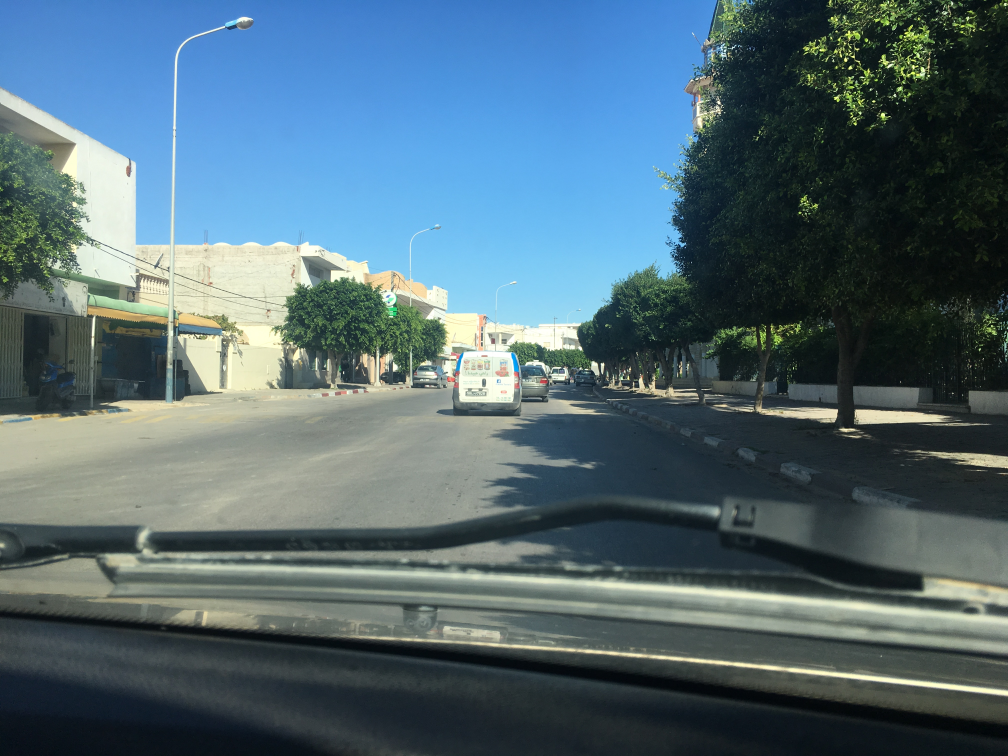
#> input picture IMG_1734.jpg, 4032 x 3024 px, given in place of IMG_0757.jpg_patch.jpg, which was not available (shown at 1/4 size)
$ python bump_detection.py
#> lines starting #> are read from the running program, lines starting #| are printed output that depends on the picture; pictures that were not available may be replaced by others from this repository, and a replacement may not be noted
import cv2
import numpy as np
import itertools
import pandas as pd
list_images = ['IMG_0757.jpg_patch.jpg']


#,'IMG_1240.jpg','IMG_1733.jpg','IMG_1734.jpg','IMG_1964.jpg'

def Show_image(label,image_sample):
	cv2.imshow(label,image_sample)


def endpoints(rho, theta):
	a = np.cos(theta)
	b = np.sin(theta)
	x_0 = a * rho
	y_0 = b * rho
	x_1 = int(x_0 + 1000 * (-b))
	y_1 = int(y_0 + 1000 * (a))
	x_2 = int(x_0 - 1000 * (-b))
	y_2 = int(y_0 - 1000 * (a))
	return ((x_1, y_1), (x_2, y_2))


def hough_transform():
	gray = cv2.cvtColor(img, cv2.COLOR_BGR2GRAY)  # Convert image to grayscale
	kernel = np.ones((15, 15), np.uint8)
	opening = cv2.morphologyEx(gray, cv2.MORPH_OPEN, kernel)  # Open (erode, then dilate)
	#Show_image('opening',opening)
	edges = cv2.Canny(opening, 50, 150, apertureSize=3)  # Canny edge detection
	#Show_image('edges',edges)

	lines = cv2.HoughLines(edges, 1, np.pi / 180, 50)  # Hough line detection
	hough_lines = []
 # Lines are represented by rho, theta; converted to endpoint notation
	if lines is not None:
		 for line in lines:
			 hough_lines.extend(list(itertools.starmap(endpoints, line)))
	return hough_lines


def det(a, b):
	return a[0] * b[1] - a[1] * b[0]


# Find intersection point of two lines (not segments!)
# [66 lines left out: functions line_intersection, find_intersections, find_vanishing_point, not called in this run]


#########################################
list_images = ['IMG_0757.jpg_patch.jpg']
for img_name in list_images:
	img = cv2.imread(img_name)
#> img is the input picture: shape (3024, 4032, 3); mean B, G, R 115.9, 106, 82.6
	img = cv2.resize(img,(960,640))
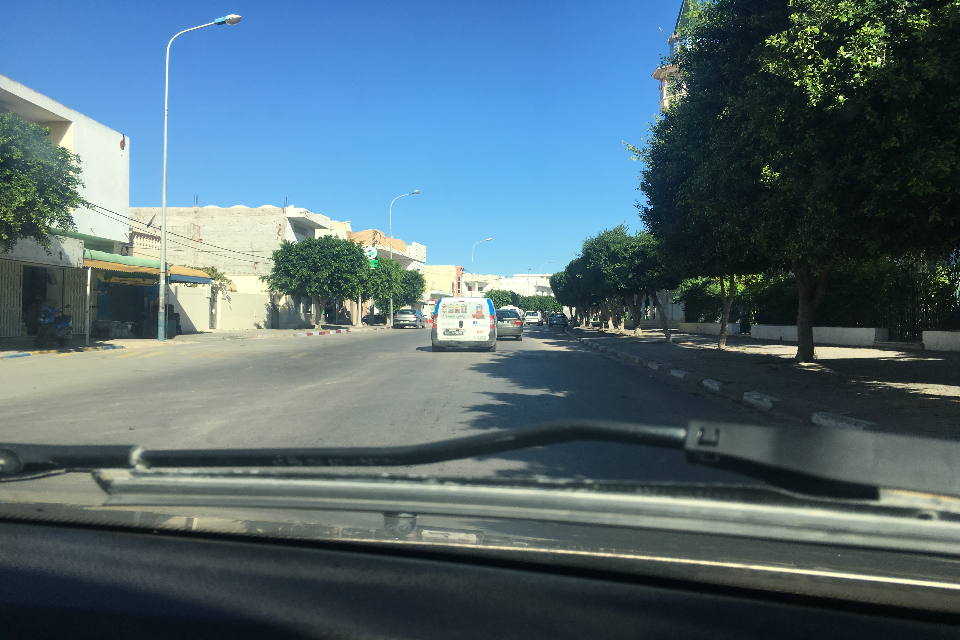
#> img: shape (640, 960, 3); mean B, G, R 115.8, 105.9, 82.5
	image = img
	image_1 = img
	hough_lines = hough_transform()
#> in hough_transform, `gray = cv2.cvtColor(img, cv2.COLOR_BGR2GRAY)`:
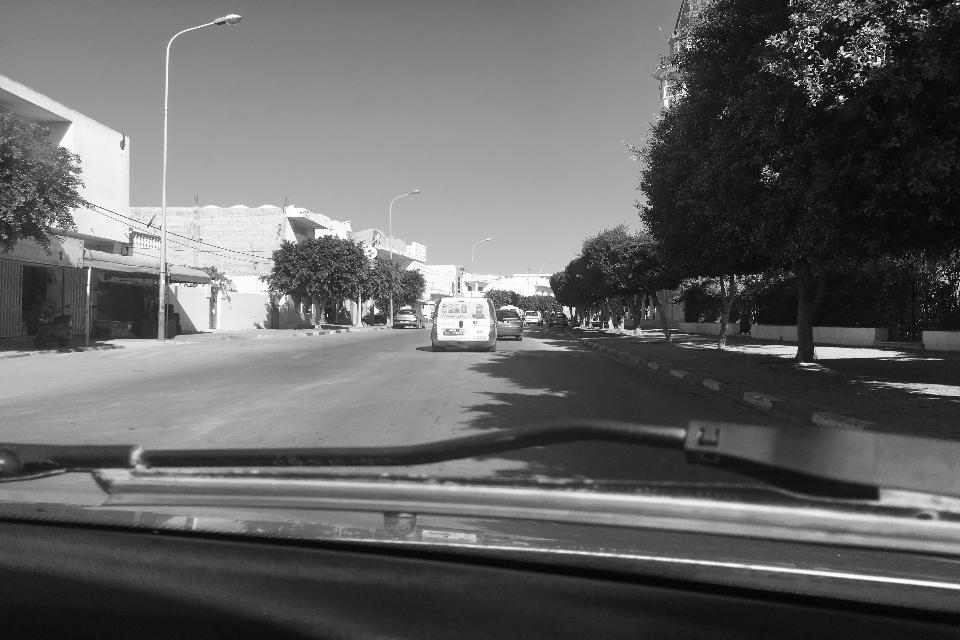
#> gray: shape (640, 960); min 2, max 255, mean 100
#> in hough_transform, `opening = cv2.morphologyEx(gray, cv2.MORPH_OPEN, kernel)`:
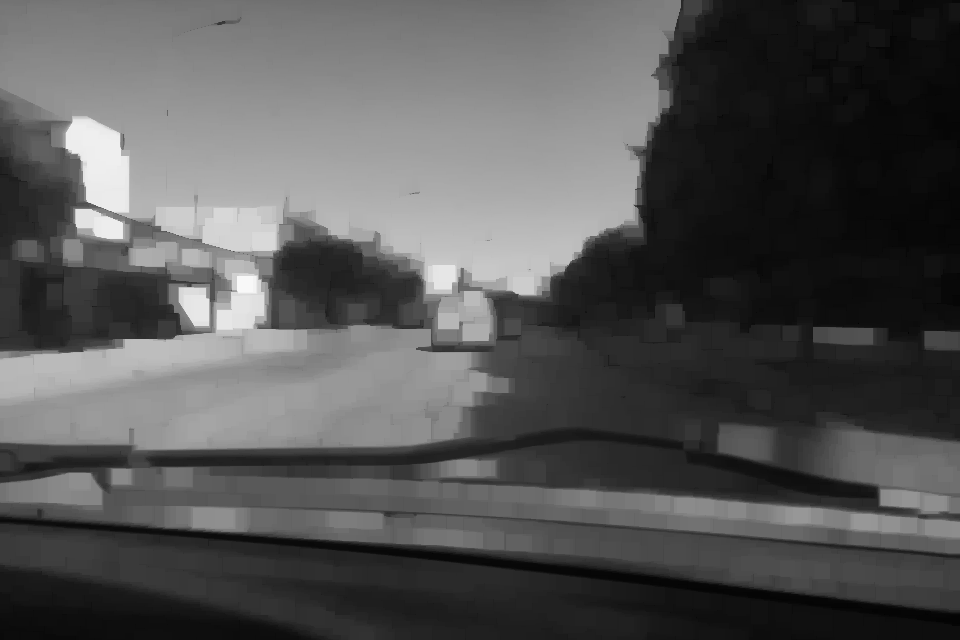
#> opening: shape (640, 960); min 2, max 248, mean 84.7
#> in hough_transform, `edges = cv2.Canny(opening, 50, 150, apertureSize=3)`:
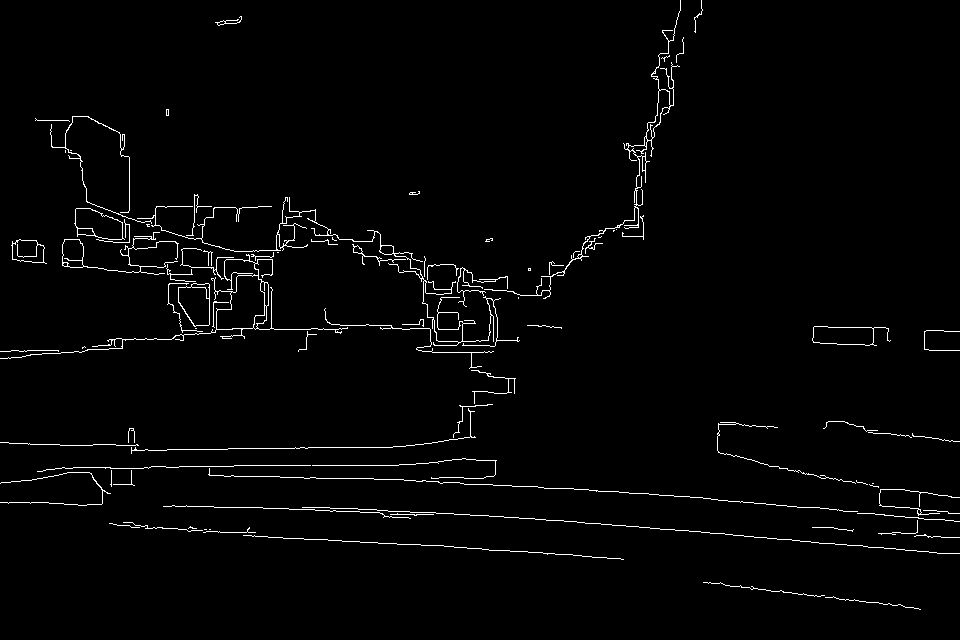
#> edges: shape (640, 960); 2% white in thin lines or dots
#> in hough_transform, `lines = cv2.HoughLines(edges, 1, np.pi / 180, 50)`: lines = 742 rows, first 8: [469, 1.66], [435, 1.66], [458, 1.62], [522, 1.62], [514, 1.64], [499, 1.61], [470, 1.55], [503, 1.59]
#> the loop in hough_transform, `for line in lines:` made 742 passes
#> line on passes 1 to 3: [[469, 1.66]], [[435, 1.66]], [[458, 1.62]]
#> after the loop in hough_transform, `for line in lines:`: hough_lines = 742 items
#> hough_lines = 742 items
	lineThickness = 1
	#print (hough_lines)
	for hough_line in hough_lines:
		#print (hough_line[0][1])
		cv2.line(img, (hough_line[0][0], hough_line[0][1]), (hough_line[1][0], hough_line[1][1]), (0,255,0), lineThickness)
#> this loop made 742 passes
#> hough_line on passes 1 to 3: ((-1037, 380), (955, 554)), ((-1034, 346), (958, 520)), ((-1022, 405), (974, 509))
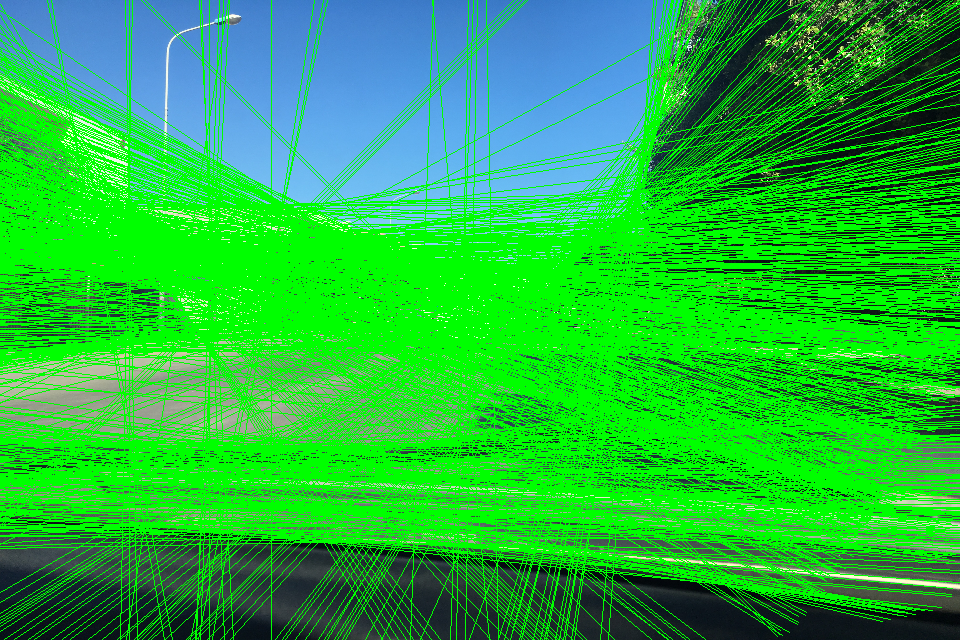
#> img: shape (640, 960, 3); mean B, G, R 60.4, 182.1, 34.6
	Show_image('image with lines',img)


	# [14 lines of commented-out code are left out]


	cv2.waitKey(0)


cv2.destroyAllWindows()
# [12 lines of commented-out code are left out]

$ run again, on IMG_1964.jpg
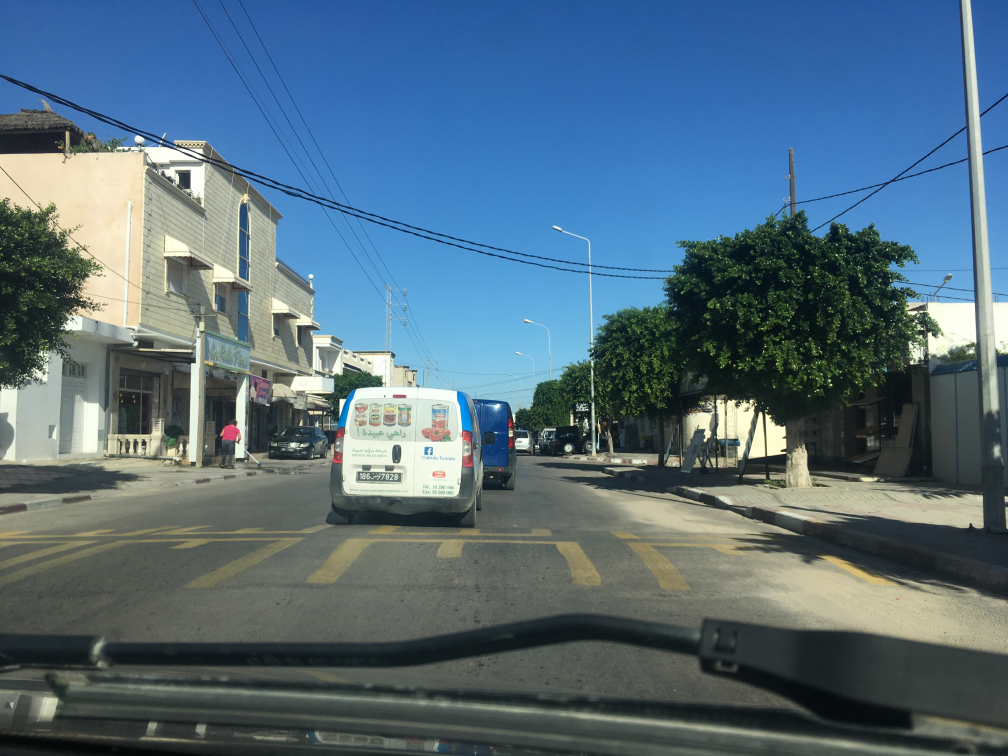
#> input picture IMG_1964.jpg, 4032 x 3024 px, given in place of IMG_0757.jpg_patch.jpg, which was not available (shown at 1/4 size)
#> img is the input picture: shape (3024, 4032, 3); mean B, G, R 124.7, 109.2, 84.6
#> in hough_transform, `edges = cv2.Canny(opening, 50, 150, apertureSize=3)`:
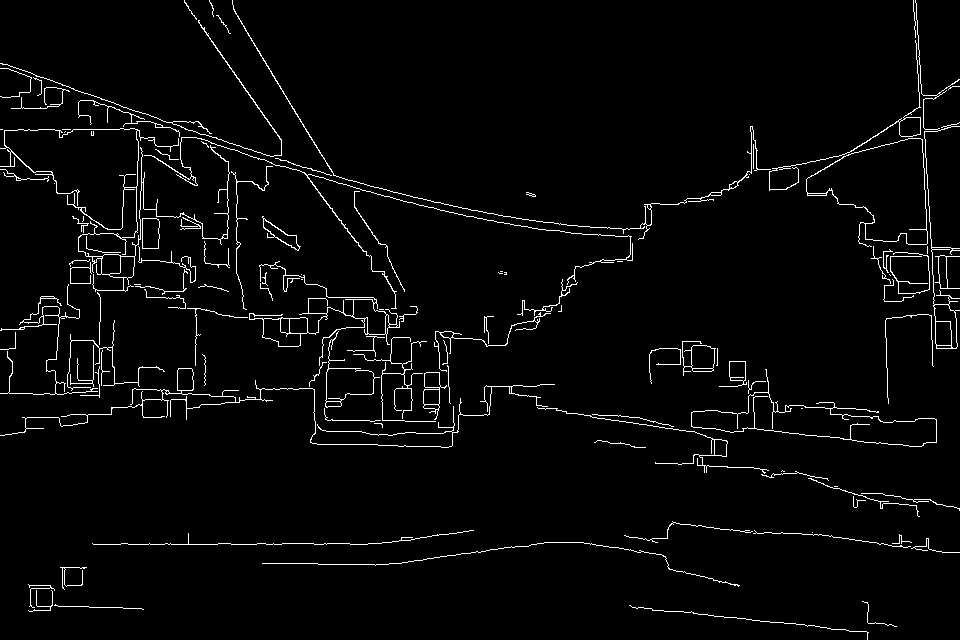
#> edges: shape (640, 960); 3% white in thin lines or dots
#> lines = 2006 rows, first 8: [544, 1.57], [-150, 2.53], [-913, 3.09], [60, 1.9], [-195, 2.6], [348, 1.68], [393, 1.55], [393, 1.59]
#> the loop in hough_transform, `for line in lines:` made 2006 passes
#> line on passes 1 to 3: [[544, 1.57]], [[-150, 2.53]], [[-913, 3.09]]
#> after the loop in hough_transform, `for line in lines:`: hough_lines = 2006 items
#> the loop `for hough_line in hough_lines:` made 2006 passes
#> hough_line on passes 1 to 3: ((-1000, 543), (999, 544)), ((-450, -905), (696, 733)), ((859, -1046), (964, 950))
#> after the loop `for hough_line in hough_lines:`:
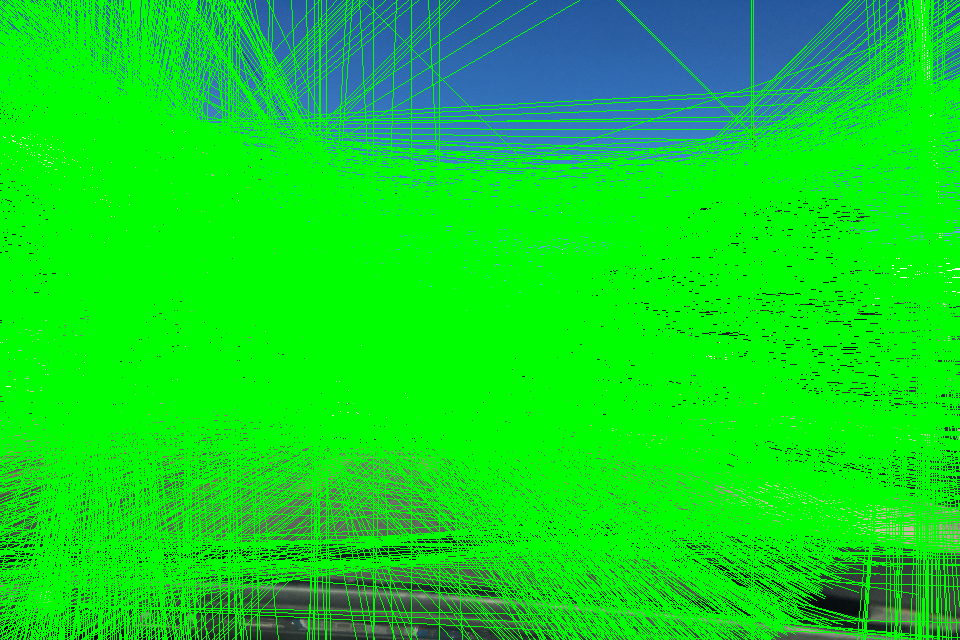
#> img: shape (640, 960, 3); mean B, G, R 31.5, 218, 13.8

$ run again, on IMG_1038.jpg
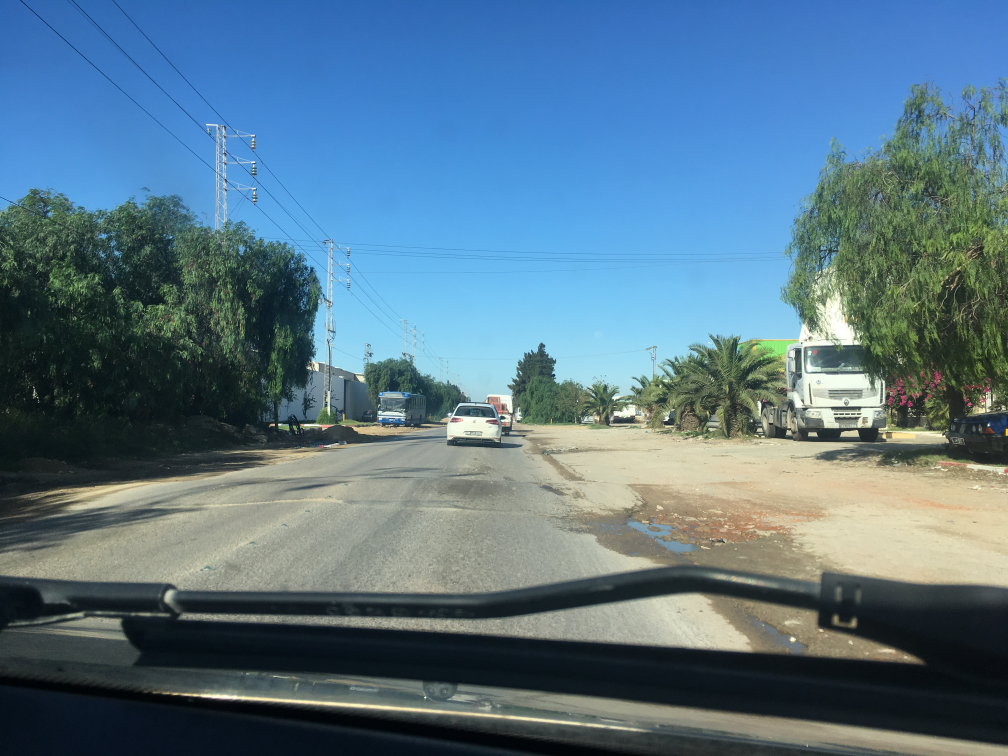
#> input picture IMG_1038.jpg, 4032 x 3024 px, given in place of IMG_0757.jpg_patch.jpg, which was not available (shown at 1/4 size)
#> img is the input picture: shape (3024, 4032, 3); mean B, G, R 134.9, 118, 88.6
#> in hough_transform, `edges = cv2.Canny(opening, 50, 150, apertureSize=3)`:
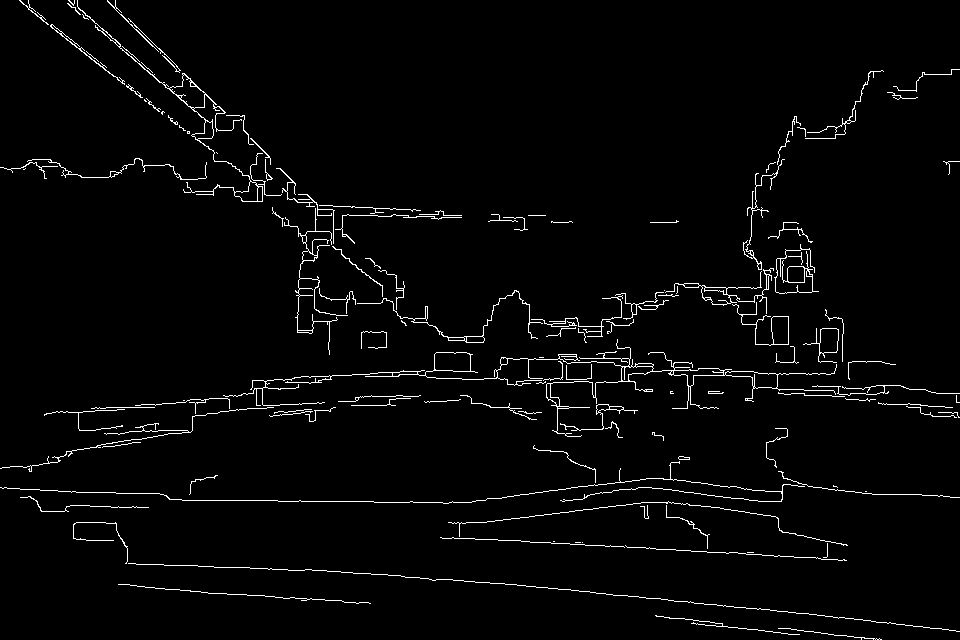
#> edges: shape (640, 960); 2.6% white in thin lines or dots
#> lines = 1298 rows, first 8: [-10, 2.23], [-78, 2.36], [527, 1.68], [513, 1.62], [-76, 2.36], [-73, 2.34], [488, 1.61], [-41, 2.27]
#> the loop in hough_transform, `for line in lines:` made 1298 passes
#> line on passes 1 to 3: [[-10, 2.23]], [[-78, 2.36]], [[527, 1.68]]
#> after the loop in hough_transform, `for line in lines:`: hough_lines = 1298 items
#> the loop `for hough_line in hough_lines:` made 1298 passes
#> hough_line on passes 1 to 3: ((-781, -623), (794, 607)), ((-651, -762), (762, 651)), ((-1049, 419), (939, 628))
#> after the loop `for hough_line in hough_lines:`:
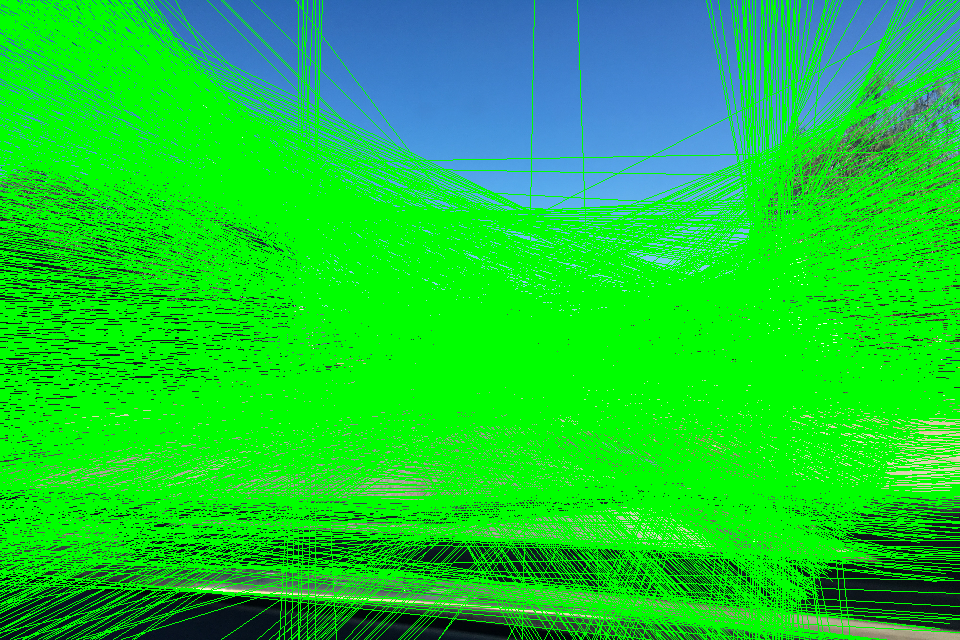
#> img: shape (640, 960, 3); mean B, G, R 48.9, 206.2, 22.4
